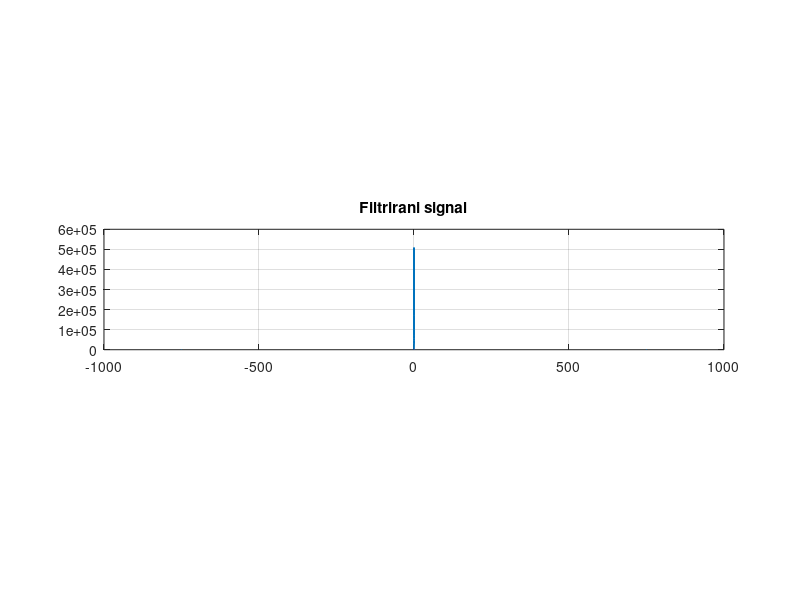
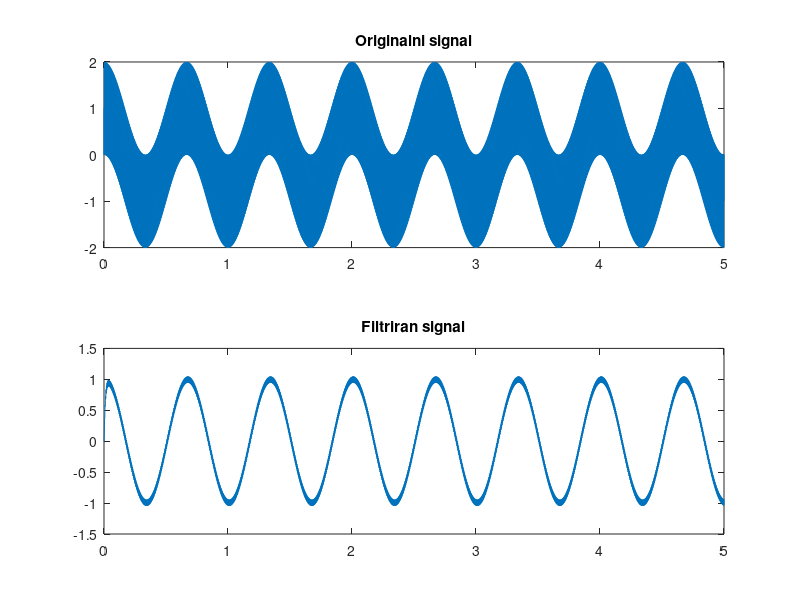
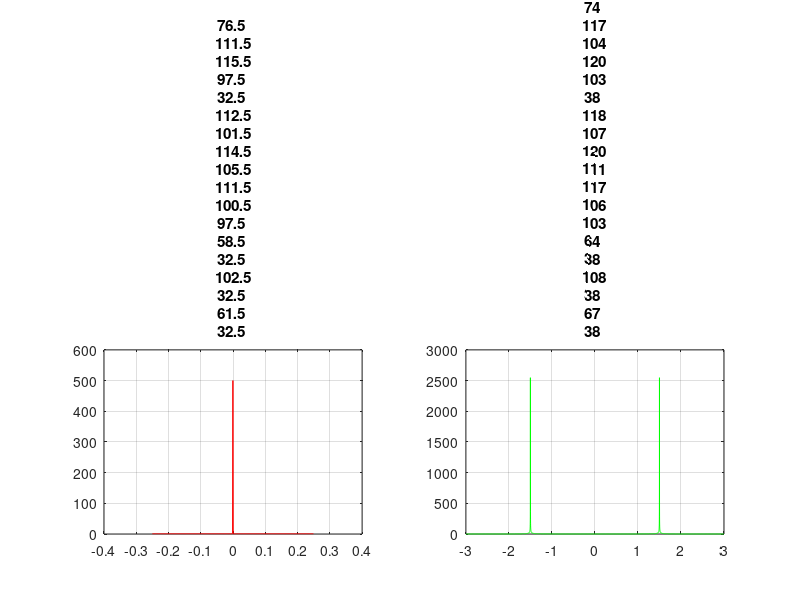

MATLAB code for these plots, in order:
%% inicijalizacija
clc
close all;
clear all;
s = tf('s');
%% definisanje signala
w1 = 1.5;
w2 = 750;

fs = 1600; %perioda odabiranja (fs>2*wmax; wmax = w2)
t = 0:1/fs:1001;

y = cos(2*w1*pi*t) + sin(2*w2*pi*t);
%% Crtanje signala

f = -fs/2: (fs/length(y)) :fs/2-(fs/length(y));
Y = fft(y);
Y = fftshift(Y);
figure
subplot(311);
plot(f, abs(Y));
title("Originalni signal");
grid on;
%% Konstrukcija filtera

x1=300;  %Na w1 zelimo neiskvaren signal, na w2 ne zelimo da imamo signala
x2=100; %ergo  w1<wp2<w2

k = sqrt(1+x2^2) %Zelimo da nam na w1=1.5 amplituda bude propustena bez slabljenja (tj. sa sto manjim slabljenjem)
G = k/(s+x2);

subplot(313)
bode(G);

%% Filtriranje signala

[ystar, ~] = lsim(G, y, t); %propustanje signala kroz filter
YSTAR = fft(ystar);
YSTAR = fftshift(YSTAR);

subplot(312);
plot(f, abs(YSTAR));
title("Filtrirani signal");
grid on;
%% Simuliranje odziva sistema propustenog kroz filter i poredjenje sa originalnim signalom
Ts=0.001;
t2 = 0:Ts:5;
y2 = cos(2*w1*pi*t2) + sin(2*w2*pi*t2);
yk = cos(2*w1*pi*t2);
[y2star, ~] = lsim(G, y2, t2);
figure;
subplot(211);
plot(t2,y2);
title("Originalni signal");
subplot(212);
plot(t2,y2star);
title("Filtriran signal");
%% Uticaj frekvencije odabiranja na signal

%Losa perioda
fs2 =0.5; %fs1 = 1.5; fs2 < 2 * fs1;
t2 = 0:1/fs2:1001;
y2 = cos(2*w1*pi*t2)+sin(2*w2*pi*t2);

f2 = -fs2/2:(fs2/length(y2)):fs2/2-(fs2/length(y2));

[ystar2, ~] = lsim(G, y2, t2);
Y2 = fftshift(fft(ystar2));

figure;
subplot(121)
plot(f2, abs(Y2),'-r');
title("Losa perioda: f = "+fs2);
grid on;

%Dobra perioda
fs3 = 6; %fs3 > 2 * fs1; Nema alijasa, signal na 1.5
t3 = 0:1/fs3:1001;
y3 = cos(2*w1*pi*t3) + sin(2*w2*pi*t3);

f3 = -fs3/2:(fs3/length(y3)):fs3/2-(fs3/length(y3));

[ystar3, ~] = lsim(G, y3, t3);
Y3 = fftshift(fft(ystar3));

subplot(122);
plot(f3, abs(Y3),'-g');
title("Dobra perioda: f = "+fs3);
grid on;